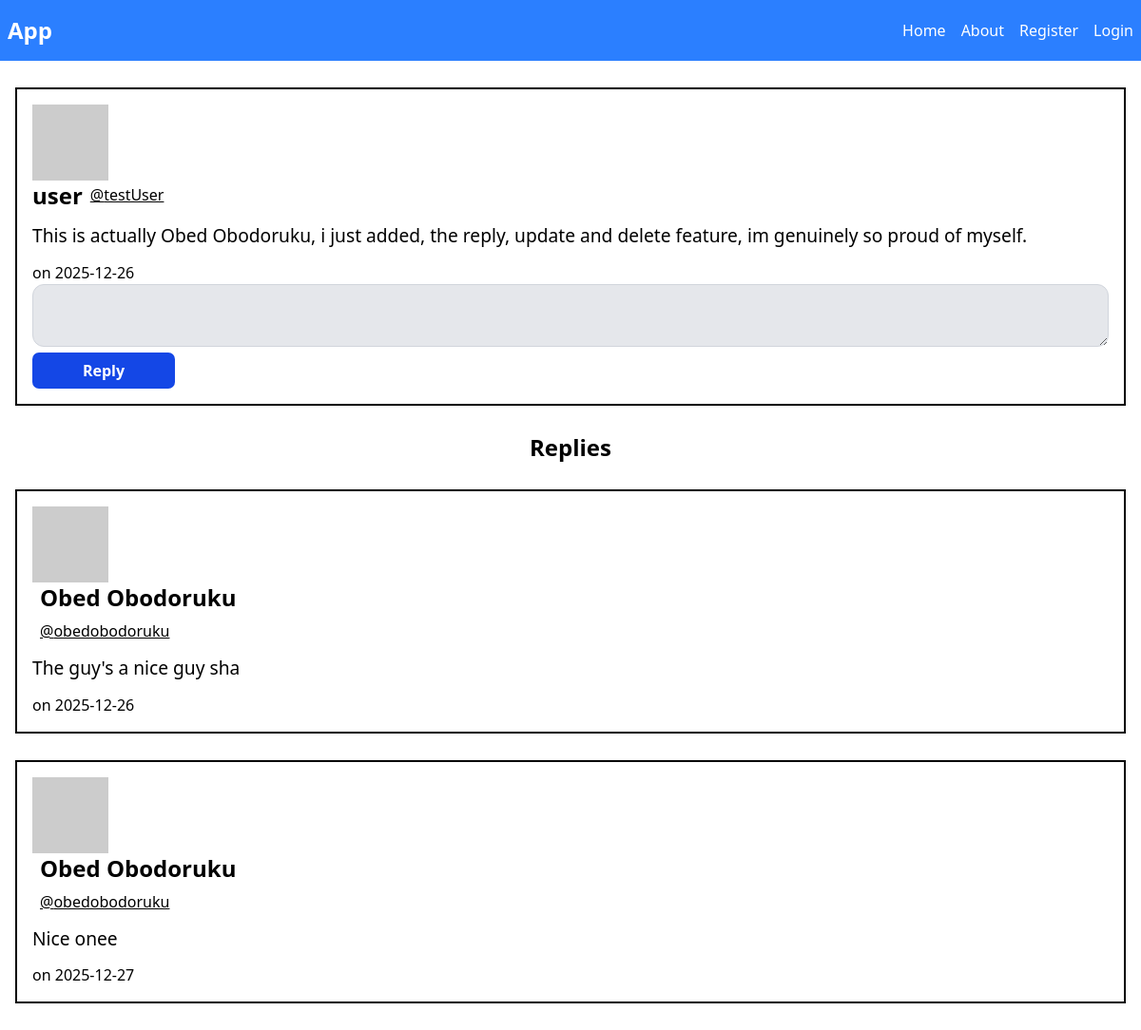
Screenshot of /testUser/post/5 with the database file from the repository.
### app/models.py (models this page shows, shortened)
class User(db.Model, UserMixin):
    id = db.Column(db.Integer, primary_key=True)
    username = db.Column(db.String(150), unique=True, nullable=False)
    name = db.Column(db.String(150), default="user")
    email = db.Column(db.String(150), unique=True, nullable=False)
    password = db.Column(db.String(200), nullable=False)
    posts = db.relationship("Post", backref="user", lazy=True)
    replies = db.relationship(
        "Reply",
        backref="user",
        lazy=True,
        cascade="all, delete-orphan"
    )
    def avatar(self, size):
        digest = md5(self.email.lower().encode('utf-8')).hexdigest()
        return f'https://www.gravatar.com/avatar/{digest}?d=identicon&s={size}'

class Post(db.Model):
    id = db.Column(db.Integer, primary_key=True)
    content = db.Column(db.Text, nullable=False)
    date_posted = db.Column(db.DateTime, nullable=False, default=datetime.utcnow)
    user_id = db.Column(db.Integer, db.ForeignKey("user.id"), nullable=False)
    replies = db.relationship("Reply", backref="post", lazy=True, cascade="all, delete-orphan")

class Reply(db.Model):
    id = db.Column(db.Integer, primary_key=True)
    content = db.Column(db.Text, nullable=False)
    date_posted = db.Column(db.DateTime, nullable=False, default=datetime.utcnow)
    post_id = db.Column(db.Integer, db.ForeignKey("post.id"), nullable=False, index=False)
    user_id = db.Column(db.Integer, db.ForeignKey("user.id"), nullable=False)

### app/routes.py (the view)
@app.route("/<username>/post/<int:post_id>", methods=["GET", "POST"])
def view_post(username, post_id):
    form = ReplyForm()
    user = User.query.filter_by(username=username).first_or_404()
    post = Post.query.filter_by(id=post_id, user_id=user.id).first_or_404()
    replies = Reply.query.filter_by(post_id=post.id).all()
    return render_template("post.html",post=post, form=form, replies=replies, title=f"{user.username}'s post {post.id}")

### app/forms.py
class ReplyForm(FlaskForm):
    content = TextAreaField("Content", validators=[DataRequired()])
    submit = SubmitField("Reply")

### app/templates/post.html (shortened to what this page needs)
{% extends "layout.html" %}
{% block body %}
    <div class="mt-7">
        {% if post %}
            {% if post.user == current_user %}
                 <div class="border-2 border-black p-4">
                <div>
                    <img src="{{ post.user.avatar(36) }}" alt="user pfp" />
                    <h4>
                        <a class="text-2xl font-bold" style="cursor: pointer;" href="{{ url_for('user_posts', username=post.user.username) }}">
                            <div class="flex gap-2 items-center">
                                <h5>{{ post.user.name }}</h5>
                                <small class="font-light text-[1rem] underline">@{{ post.user.username }}</small>
                            </div>
                        </a>
                    </h4>
                    </div>
                <div class="my-3">
                    <p class="text-[1.2rem]">{{ post.content }}</p>
                </div>
                <div>
                    <span>
                        on {{ post.date_posted.strftime('%Y-%m-%d') }}
                    </span>
                </div>
                <div class="flex items-center gap-4">
                    <div class="my-5">
                        <a href="{{ url_for('update_post', post_id=post.id) }}">
                            <button class="bg-blue-700 text-white font-bold p-[7px] w-[150px] rounded-[7px]" type="button">Update</button>
                        </a>
                    </div>
                    <div class="my-5">
                        <a href="{{ url_for('delete_post', post_id=post.id) }}">
                            <button class="bg-red-500 text-white font-bold p-[7px] w-[150px] rounded-[7px]" type="button">Delete</button>
                        </a>
                    </div>
                </div>
            {% else %}
                <div class="border-2 border-black p-4">
                <div>
                    <img src="{{ post.user.avatar(36) }}" alt="user pfp" />
                    <h4>
                        <a class="text-2xl font-bold" style="cursor: pointer;" href="{{ url_for('user_posts', username=post.user.username) }}">
                            <div class="flex gap-2 items-center">
                                <h5>{{ post.user.name }}</h5>
                                <small class="font-light text-[1rem] underline">@{{ post.user.username }}</small>
                            </div>
                        </a>
                    </h4>
                    </div>
                <div class="my-3">
                    <p class="text-[1.2rem]">{{ post.content }}</p>
                </div>
                <div>
                    <span>
                        on {{ post.date_posted.strftime('%Y-%m-%d') }}
                    </span>
                </div>
            {% endif %}
                <div>
                    <form method="post" action="{{ url_for('create_reply', post_id=post.id) }}">
                        <div>
                            <div>
                                {{ form.content(class="bg-gray-200 border border-gray-300 px-4 py-2 w-full rounded-xl") }}
                            </div>
                            <div>
                                {{ form.submit(class="bg-blue-700 text-white font-bold p-[7px] w-[150px] rounded-[7px]") }}
                        </div>
                        </div>
                    </form>
                </div>
            </div>
            <h4 class="text-2xl text-center font-bold mt-7">Replies</h4>
            {% if replies %}
                {% for reply in replies %}
                            {% if reply.user == current_user %}
                                <div class="border-2 border-black p-4 my-7 w-full">
                                <div>
                                    <img src="{{ post.user.avatar(36) }}" alt="user pfp" />
                                    <h4>
                                        <a class="text-2xl font-bold" style="cursor: pointer;" href="{{ url_for('user_posts', username=reply.user.username) }}">
                                            <div class="flex gap-2 items-center">
                                                <h5>{{ reply.user.name }}</h5>
                                                <small class="font-light text-[1rem] underline">@{{ reply.user.username }}</small>
                                            </div>
                                        </a>
                                    </h4>
                                </div>
                                <a href="{{ url_for('view_post', post_id=post.id, username=reply.user.username) }}">
                                    <div class="my-3">
                                        <p class="text-[1.2rem]">{{ reply.content }}</p>
                                    </div>
                                    <div>
                                        <span>
                                            on {{ reply.date_posted.strftime('%Y-%m-%d') }}
                                        </span>
                                    </div>
                                    <div class="flex items-center gap-4">
                                        <div class="my-5">
                                            <a href="{{ url_for('update_reply',post_id=post.id, reply_id=reply.id) }}">
                                                <button class="bg-blue-700 text-white font-bold p-[7px] w-[150px] rounded-[7px]" type="button">Update</button>
                                            </a>
                                        </div>
                                        <div class="my-5">
                                            <a href="{{ url_for('delete_reply', post_id=post.id, reply_id=reply.id) }}">
                                                <button class="bg-red-500 text-white font-bold p-[7px] w-[150px] rounded-[7px]" type="button">Delete</button>
                                            </a>
                                        </div>
                                </div>
                                </a>
                                </div>
                            {% else %}
                                    <div onclick="window.location.href='{{ url_for('view_reply', post_id=post.id, reply_id=reply.id) }}'"  class="border-2 border-black p-4 my-7 w-full">
                                        <div>
                                            <img src="{{ post.user.avatar(36) }}" alt="user pfp" />
                                            <a>
                                                    <div class="flex gap-2 items-center">
                                                        <a class="text-2xl font-bold" style="cursor: pointer;" href="{{ url_for('user_posts', username=reply.user.username) }}">
                                                            <h5>{{ reply.user.name }}</h5>
                                                            <small class="font-light text-[1rem] underline">@{{ reply.user.username }}</small>
                                                        </a>
                                                    </div>
                                        </div>
                                            <div class="my-3">
                                                <p class="text-[1.2rem]">{{ reply.content }}</p>
                                            </div>
                                            <div>
                                                <span>
                                                    on {{ reply.date_posted.strftime('%Y-%m-%d') }}
                                                </span>
                                            </div>
                                    </div>
                            {% endif %}
                {% endfor %}
            {% else %}
                <p class="text-center">No Replies yet.</p>
            {% endif %}
        {% endif %}
    </div>
{% endblock %}

### rows the page displays
User: user.name "user", user.username "testUser"
Post: content "This is actually Obed Obodoruku, i just added, the reply, update and delete feature, im genuinely so proud of myself.", date_posted "2025-12-26"
Reply: user.name "Obed Obodoruku", user.username "obedobodoruku", content "The guy's a nice guy sha", date_posted "2025-12-26"
Reply: user.name "Obed Obodoruku", user.username "obedobodoruku", content "Nice onee", date_posted "2025-12-27"
